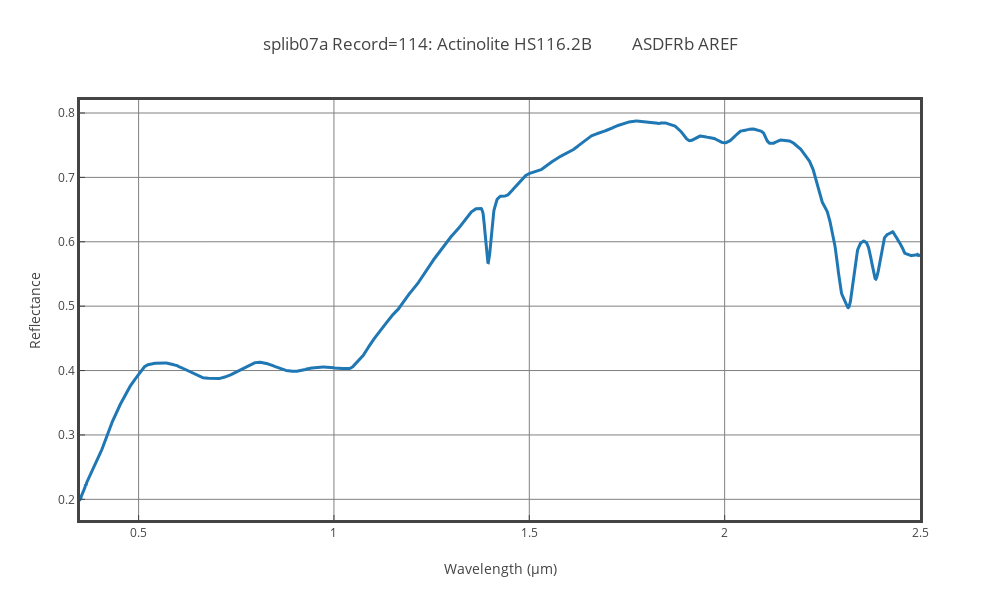

Write notebook code for a chart like this one.
### Code cell
fig = go.Figure()

fig.add_trace(
    go.Scatter(
        x=df_ascii_wavelengths["wavelength (micron)"],
        y=df_ascii_spectrum["value"],
        name=information_spectrum,
        line=dict(
            width=3
        )
    )
)

fig.update_layout(
    title=f"{information_spectrum}",
    xaxis=dict(
        title="Wavelength (µm)",
        linewidth=3,
        showline=True,
        ticks="inside",
        mirror=True,
        gridcolor="gray",
        gridwidth=1,
        showgrid=True
    ),
    yaxis=dict(
        title="Reflectance",
        linewidth=3,
        showline=True,
        ticks="inside",
        mirror=True,
        gridcolor="gray",
        gridwidth=1,
        showgrid=True
    ),
    width=1000,
    height=600,
    template="none"
)

fig.show()

### Figure 1 — Plotly figure (JSON) as saved in the notebook; plotly's stock layout.template omitted (floating-point values rounded to 4 significant figures; data arrays with more than 128 entries replaced by an {"elided": "..."} marker saying what was removed)
{"data": [{"line": {"width": 3}, "name": " splib07a Record=114: Actinolite HS116.2B          ASDFRb AREF", "type": "scatter", "x": {"elided": "2151 float values"}, "y": {"elided": "2151 float values"}}], "layout": {"height": 600, "title": {"text": " splib07a Record=114: Actinolite HS116.2B          ASDFRb AREF"}, "width": 1000, "xaxis": {"autorange": true, "gridcolor": "gray", "gridwidth": 1, "linewidth": 3, "mirror": true, "range": [0.35, 2.5], "showgrid": true, "showline": true, "ticks": "inside", "title": {"text": "Wavelength (µm)"}, "type": "linear"}, "yaxis": {"autorange": true, "gridcolor": "gray", "gridwidth": 1, "linewidth": 3, "mirror": true, "range": [0.1679, 0.8202], "showgrid": true, "showline": true, "ticks": "inside", "title": {"text": "Reflectance"}, "type": "linear"}}}
